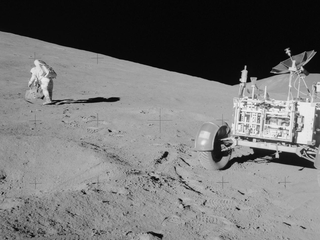
#> input picture transmision/algoritmos/con_perdidas/imagenes/01_fotografica.pgm, 320 x 240 px; its folder holds only this picture in this run
$ python pruebas_codificador.py
#> lines starting #> are read from the running program, lines starting #| are printed output that depends on the picture
### transmision/algoritmos/con_perdidas/codificador.py
import argparse
import struct
from pathlib import Path
from time import perf_counter
import numpy as np
from PIL import Image

# Cabecera: magia (4 bytes), ancho (2), alto (2), bits (1).
CABECERA = struct.Struct('>4sHHB')


def leer_pgm(ruta):
    with Image.open(ruta) as img:
#> img is the input picture: PIL image 320x240 L; min 0, max 255, mean 114.1
        if img.format not in ('PPM', 'BMP'):
            raise ValueError('Se requiere una imagen PGM o BMP sin compresión')
        if img.mode != 'L':
            img = img.convert('L')
        if not (1 <= img.width <= 320 and 1 <= img.height <= 240):
            raise ValueError('Dimensiones fuera del límite')
        return np.array(img, dtype=np.uint8)


def cuantizar(pixeles, bits):
    if not 1 <= bits <= 7:
        raise ValueError('bits debe estar entre 1 y 7')
    return pixeles >> (8 - bits)


def empaquetar_bits(cuantizados, bits):
    # Cada símbolo se convierte en bits, del más significativo al menos significativo.
    posiciones = np.arange(bits - 1, -1, -1, dtype=np.uint8)
    flujo = ((cuantizados.ravel()[:, None] >> posiciones) & 1).ravel()
    return np.packbits(flujo, bitorder='big').tobytes()


def comprimir_pgm(ruta, bits):
#> called with bits = 7
    pixeles = leer_pgm(ruta)
    alto, ancho = pixeles.shape
#> alto = 240; ancho = 320
    cuantizados = cuantizar(pixeles, bits)
#> in cuantizar, `return pixeles >> (8 - bits)`:
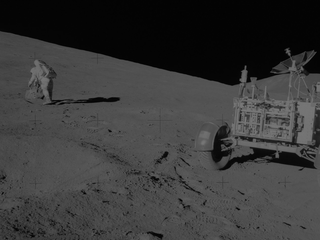
#> returned value: shape (240, 320); min 0, max 127, mean 56.8
    carga = empaquetar_bits(cuantizados, bits)
    return CABECERA.pack(b'QPG1', ancho, alto, bits) + carga


# [13 lines left out: function main, not called in this run]


# [2 lines that do not run on import are left out]

### transmision/algoritmos/con_perdidas/pruebas_codificador.py
"""Pruebas locales: inversa de referencia solo para verificar el codificador."""
from pathlib import Path
from time import perf_counter
import numpy as np
from codificador import leer_pgm, comprimir_pgm, CABECERA, empaquetar_bits

BASE = Path(__file__).resolve().parent
assert empaquetar_bits(np.array([9,6], dtype=np.uint8), 4) == b'\x96'
assert empaquetar_bits(np.array([5,2,7], dtype=np.uint8), 3) == b'\xab\x80'
for ruta in sorted((BASE/'imagenes').glob('*.pgm')):
    original = leer_pgm(ruta)
    for bits in (7, 6, 5, 4, 3, 2):
    #for bits in (7,6,4,2):
        t = perf_counter()
        datos = comprimir_pgm(ruta,bits)
        ms = (perf_counter()-t)*1000
        magic,w,h,b = CABECERA.unpack_from(datos)
#> w = 320; h = 240; b = 7
        assert (magic,w,h,b)==(b'QPG1', original.shape[1],original.shape[0],bits)
        assert len(datos)==9+(w*h*b+7)//8
        flujo = np.unpackbits(np.frombuffer(datos[9:],dtype=np.uint8),bitorder='big')
        assert not flujo[w*h*b:].any()
        q = flujo[:w*h*b].reshape(-1,b) @ (2**np.arange(b-1,-1,-1))
        assert np.array_equal(q,original.ravel()>>(8-b))
        reconstruida = (q*(2**(8-b)) + 2**(7-b)).reshape(h,w)
        mse = np.mean((original.astype(float)-reconstruida)**2)
#> mse = 0.492
        psnr = 10*np.log10(255**2/mse) if mse else float('inf')
#> psnr = 51.22
        salida=BASE/'comprimidas'/f'{ruta.stem}_{bits}bits.bin'
        salida.parent.mkdir(exist_ok=True)
        salida.write_bytes(datos)
        print(f'{ruta.stem:22} {bits} bits {len(datos):6} B RC={ruta.stat().st_size/len(datos):.3f} PSNR={psnr:.2f} dB {ms:.2f} ms')
#| 01_fotografica         7 bits  67209 B RC=1.143 PSNR=51.22 dB 16.73 ms

$ run again, on transmision/algoritmos/con_perdidas/imagenes/03_detalle_fino.pgm
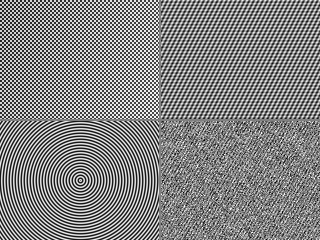
#> input picture transmision/algoritmos/con_perdidas/imagenes/03_detalle_fino.pgm, 320 x 240 px
#> in leer_pgm, img is the input picture: PIL image 320x240 L; min 0, max 255, mean 130.8
#> in cuantizar, `return pixeles >> (8 - bits)`:
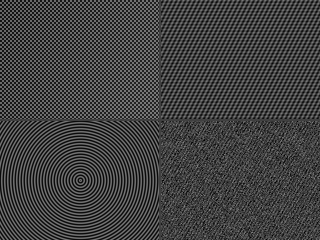
#> returned value: shape (240, 320); min 0, max 127, mean 65.1
#> w = 320; h = 240; b = 7
#> mse = 0.511
#> psnr = 51.04
#| 03_detalle_fino        7 bits  67209 B RC=1.143 PSNR=51.04 dB 11.88 ms
